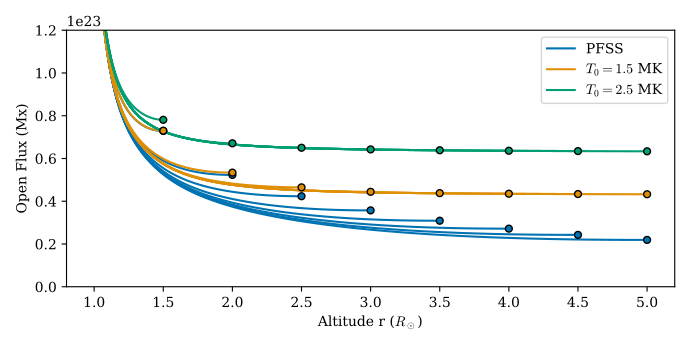

Write the Python code that produced this figure.
#Script for generating PFSS and outflow fields and plotting the open flux as a function of altitude

import sys, random, time
import os
from datetime import datetime, timedelta
from pathlib import Path
import outflowpy
import numpy as np
import random
import matplotlib.pyplot as plt
import seaborn as sns

from cycler import cycler

# plt.rcParams.update({
#     "text.usetex": True,                 # Use LaTeX for all text
#     "font.family": "serif",              # Use serif (Computer Modern)
#     "font.serif": ["Computer Modern"],   # Explicitly choose CM
#     "axes.unicode_minus": False          # Fix minus sign in labels
# })

plt.rcParams.update({
    "text.usetex": False,
    "mathtext.fontset": "cm",  # LaTeX-like Computer Modern
    "font.family": "serif",
})


#Set up parameters
mfs = [0.0, 5e-17, 5e-17]
temps = [1e6, 1.5e6, 2.5e6]

rsses = np.linspace(1.5,5.0,8)

colors = sns.color_palette('colorblind')

ns = 180
nphi = 360
nrho = 120

obs_time = "2017-08-21T00:00:00"

hmi_map = outflowpy.obtain_data.prepare_hmi_mdi_time(obs_time, ns, nphi, smooth = 1.0*5e-2/nphi, use_cached = True)

def find_oflux_profile(br):
    """
    Outputs the open flux profile (in the correct units) as an array aligned with radial grid centres
    """
    rsun_cm = 6.957e10
    ofluxes = np.zeros(np.shape(br)[2])
    for i in range(np.shape(br)[2]):
        surface_area = 4*np.pi*(np.exp(outflow_in.grid.rg[i])*rsun_cm)**2
        ofluxes[i] = np.sum(np.abs(outflow_out.br)[:,:,i])*surface_area/(nphi*ns)
    return ofluxes


fig = plt.figure(figsize = (6.9, 3.5))

for mi, model in enumerate(mfs[:]):
    mf_constant = mfs[mi]
    corona_temp = temps[mi]
    for ri, rss in enumerate(rsses[:]):
        print(mf_constant, corona_temp, rss)
        outflow_in = outflowpy.Input(hmi_map, nrho, rss, mf_constant = mf_constant, corona_temp = corona_temp)
        outflow_out = outflowpy.outflow_fortran(outflow_in)

        ofluxes = find_oflux_profile(outflow_out.br)

        if ri == 0:
            if mi == 0:
                plt.plot(np.exp(outflow_in.grid.rg), ofluxes, c = colors[mi], zorder = 0, linewidth = 1.5, label = "PFSS")
            else:
                plt.plot(np.exp(outflow_in.grid.rg), ofluxes, c = colors[mi], zorder = 0, linewidth = 1.5, label = f"$T_0 = {corona_temp*1e-6}$ MK")
        else:
            plt.plot(np.exp(outflow_in.grid.rg), ofluxes, c = colors[mi], zorder = 0, linewidth = 1.5)
        plt.scatter(np.exp(outflow_in.grid.rg)[-1], ofluxes[-1], color = colors[mi], edgecolor = 'black', s = 25)

plt.ylim(ymin = 0, ymax = 1.2e23)
plt.xlabel('Altitude r ($R_\odot$)')
plt.ylabel('Open Flux (Mx)')
plt.legend()
plt.tight_layout()
plt.savefig('2_openflux_comparison.pdf')
plt.show()
